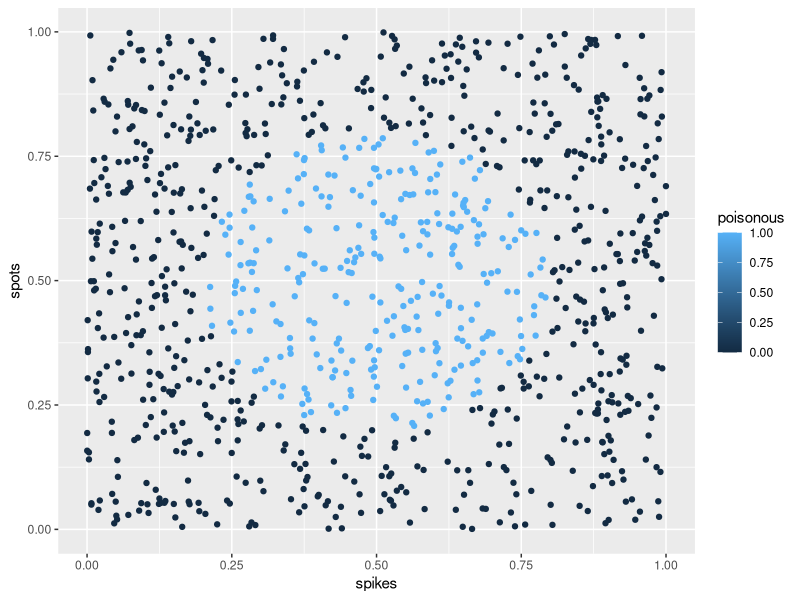
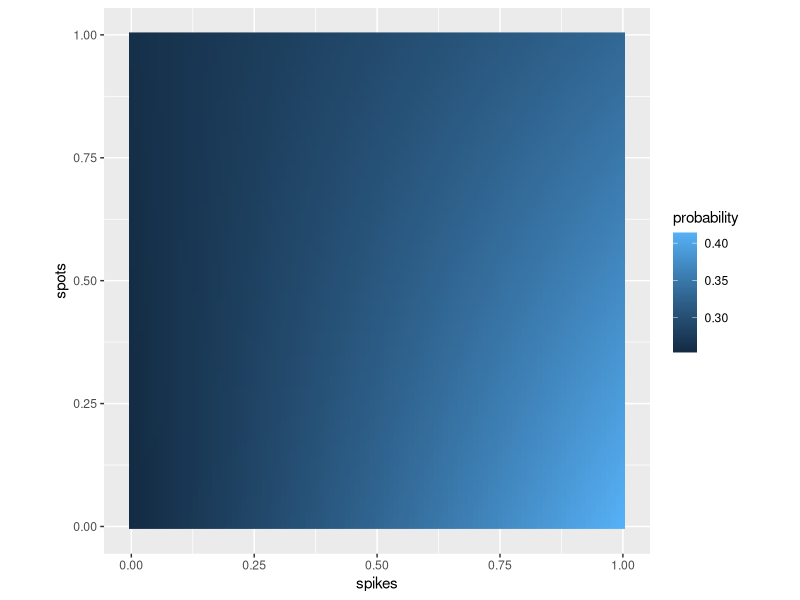
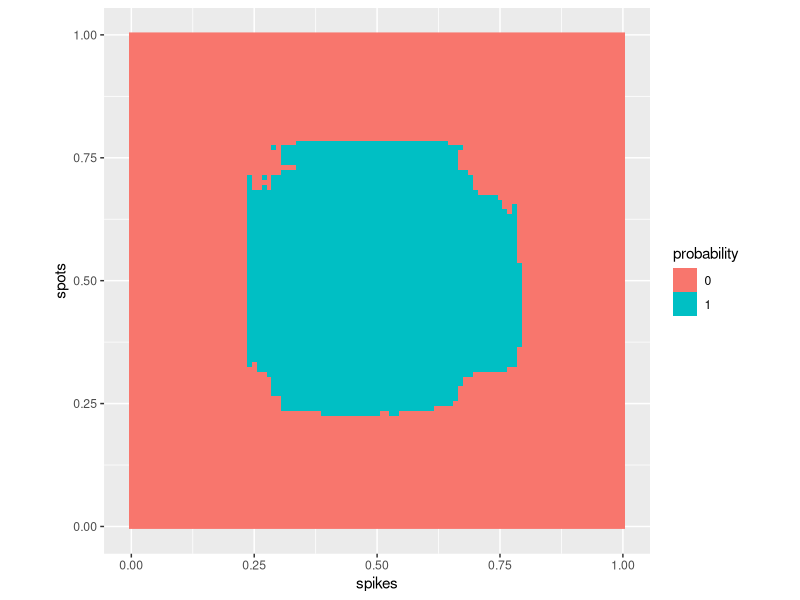
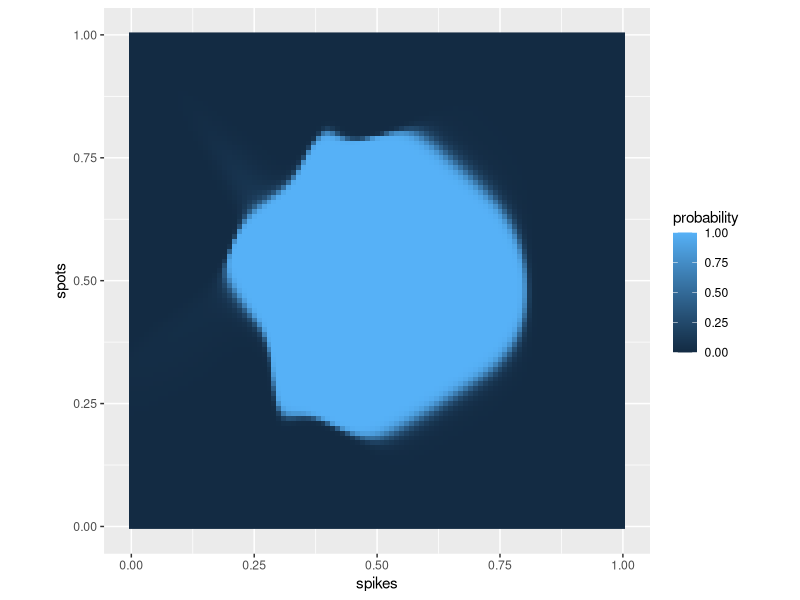

The R source for these figures, in order:
library("tidyverse")
library("randomForest")
library("nnet")
# library("caret") 

# Functions
accuracy <- function(truth, prediction) {
  round(mean(truth * prediction + (1-truth) * (1-prediction)), 2)
}

# Data
d <- read_csv("poisonous_circular.csv")
ii <- sample(c(TRUE,FALSE), nrow(d), replace = TRUE)
train = d[ ii,]
test  = d[!ii,]

ggplot(d, aes(spikes, spots, color = poisonous)) + 
  geom_point() 

# Logistic regression
m_lr <- glm(poisonous ~ spikes * spots, data = train, family = "binomial") 

test$logistic = predict(m_lr, newdata = test, type = "response") > 0.5 
accuracy(test$poisonous, test$logistic)

prediction_map <- expand.grid(
  spikes = seq(0, 1, length=101),
  spots  = seq(0, 1, length = 101)
) 
prediction_map$probability <- predict(m_lr, newdata = prediction_map, type = "response")
ggplot(prediction_map, aes(spikes, spots, fill = probability)) +
  geom_raster() +
  coord_fixed()





# random forest
m_rf <- randomForest(factor(poisonous) ~ spikes + spots, data = train)
test$randomforest <- as.numeric(predict(m_rf, newdata = test))
accuracy(test$poisonous, test$randomforest)

prediction_map$probability <- predict(m_rf, newdata = prediction_map, type = "response")
ggplot(prediction_map, aes(spikes, spots, fill = probability)) +
  geom_raster() +
  coord_fixed()


# neural network
m_nn <- nnet(poisonous ~ spikes + spots, data = train, size = 8, method = "nnet")
test$nnet <- predict(m_nn, newdata = test) > 0.5
accuracy(test$poisonous, test$nnet)

prediction_map$probability <- predict(m_nn, newdata = prediction_map)
ggplot(prediction_map, aes(spikes, spots, fill = probability)) +
  geom_raster() +
  coord_fixed()
